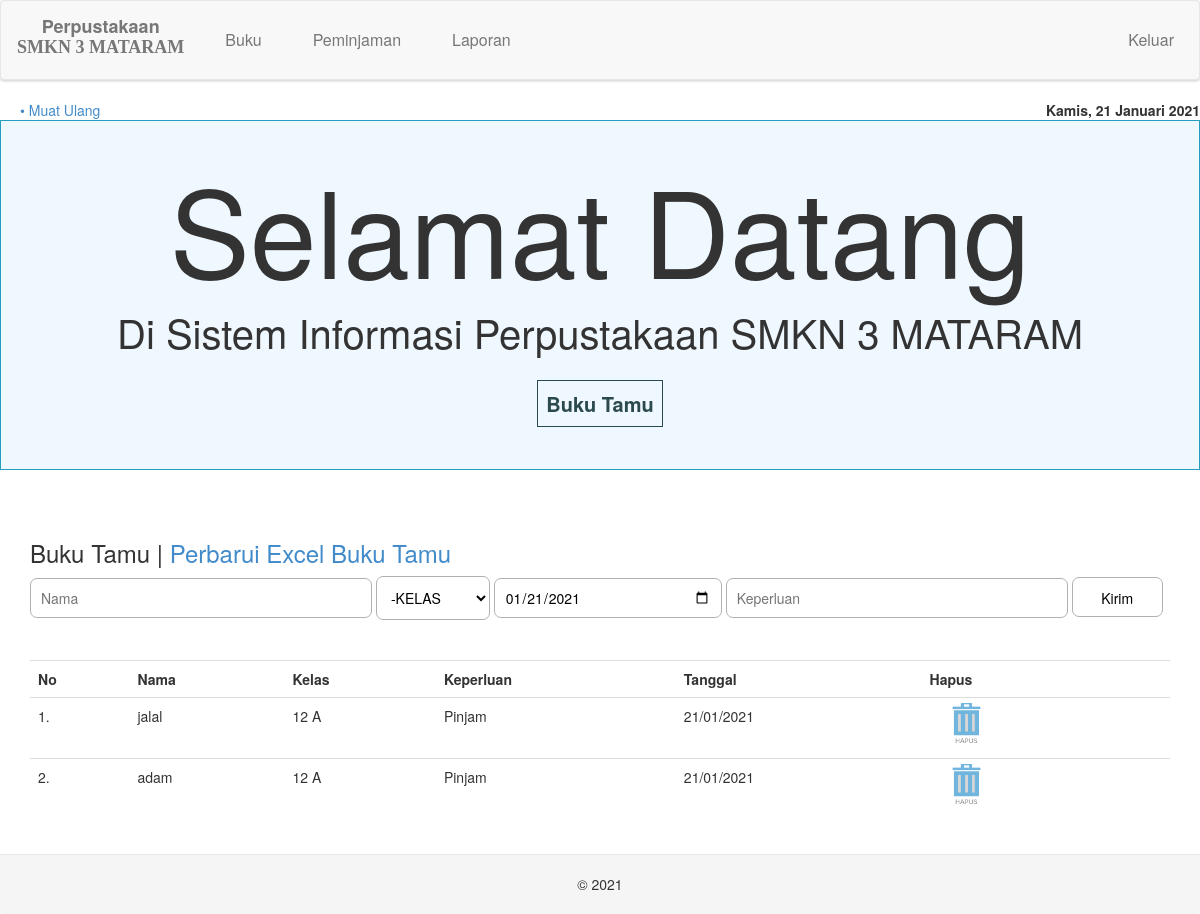
The page / (signed in) on the database its author committed.
### tables this page shows
CREATE TABLE `tgr_buku_tamu` (
  `id` bigint(20) NOT NULL,
  `nama` varchar(200) NOT NULL,
  `kelas` varchar(10) NOT NULL,
  `keperluan` varchar(200) NOT NULL,
  `tanggal` varchar(200) NOT NULL
);

### panggil/buku-tamu.php (the view, shortened to what this page needs)
<div class="container" id="buku-tamu">
	<h3>Buku Tamu | <a href="#" onclick="return confirm('Perbarui Data Excel Buku Tamu?')">Perbarui Excel Buku Tamu</a></h3>
	<form class="inputan" action="" method="post">
		<input required="" type="text" name="nama" style="width:30%" id="short" placeholder="Nama">
		<select name="kelas" required="" style="width:10%">
			<option value="">-KELAS</option>
		</select>
		<input type="date" name="tanggal" style="width:20%" value="<?php echo date('Y-m-d')?>">
		<input type="text" name="keperluan" required="" id="short" style="width:30%" placeholder="Keperluan">
		<input type="submit" name="kirim" value="Kirim" style="width:8%">
	</form>
	<br><br>
	<table class="table">
		<tr>
			<th>No</th>
			<th>Nama</th>
			<th>Kelas</th>
			<th>Keperluan</th>
			<th>Tanggal</th>
			<th>Hapus</th>
		</tr>
		<?php
		$no_tamu = 1;
		$querytamu = mysqli_query($db, "SELECT*FROM tgr_buku_tamu ORDER BY id DESC");
		while ($tamu = mysqli_fetch_array($querytamu)) {
			?>
			<tr>
				<td><?php echo $no_tamu;?>.</td>
				<td><?php echo $tamu['nama'];?></td>
				<td><?php echo $tamu['kelas'];?></td>
				<td><?php echo $tamu['keperluan'];?></td>
				<td><?php echo $tamu['tanggal'];?></td>
				<td><form method="post"><button class="btn btn-link" type="submit" onclick="return confirm ('Hapus?')" name="hapus_bukutamu" value="<?php echo $tamu['id'];?>"><img class="crud" style="margin-top:-10px;" class="crud" src="./tampilan/ikon/hapus.png"></button></form></td>
			</tr>
			<?php
			$no_tamu++;
		}
		?>
	</table>
</div>

### rows shown on the page
tgr_buku_tamu: nama "jalal", kelas "12 A", keperluan "Pinjam", tanggal "21/01/2021", $tamu['id'] 3 (drawn)
tgr_buku_tamu: nama "adam", kelas "12 A", keperluan "Pinjam", tanggal "21/01/2021"
